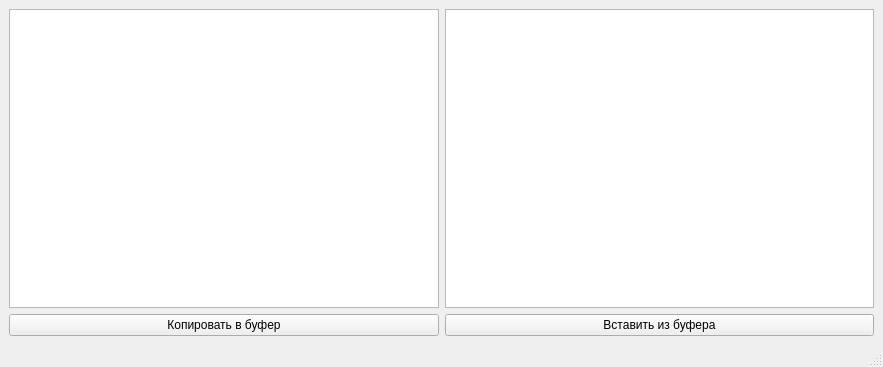
<?xml version="1.0" encoding="UTF-8"?>
<ui version="4.0">
 <class>MainWindow</class>
 <widget class="QMainWindow" name="MainWindow">
  <property name="geometry">
   <rect>
    <x>0</x>
    <y>0</y>
    <width>883</width>
    <height>367</height>
   </rect>
  </property>
  <property name="windowTitle">
   <string>MainWindow</string>
  </property>
  <widget class="QWidget" name="centralwidget">
   <layout class="QGridLayout" name="gridLayout">
    <item row="0" column="0">
     <widget class="QTextEdit" name="text1"/>
    </item>
    <item row="0" column="1">
     <widget class="QTextEdit" name="text2"/>
    </item>
    <item row="1" column="0">
     <widget class="QPushButton" name="btn1">
      <property name="text">
       <string>Копировать в буфер</string>
      </property>
     </widget>
    </item>
    <item row="1" column="1">
     <widget class="QPushButton" name="btn2">
      <property name="text">
       <string>Вставить из буфера</string>
      </property>
     </widget>
    </item>
   </layout>
  </widget>
  <widget class="QMenuBar" name="menubar">
   <property name="geometry">
    <rect>
     <x>0</x>
     <y>0</y>
     <width>883</width>
     <height>26</height>
    </rect>
   </property>
  </widget>
  <widget class="QStatusBar" name="statusbar"/>
 </widget>
 <resources/>
 <connections/>
</ui>
